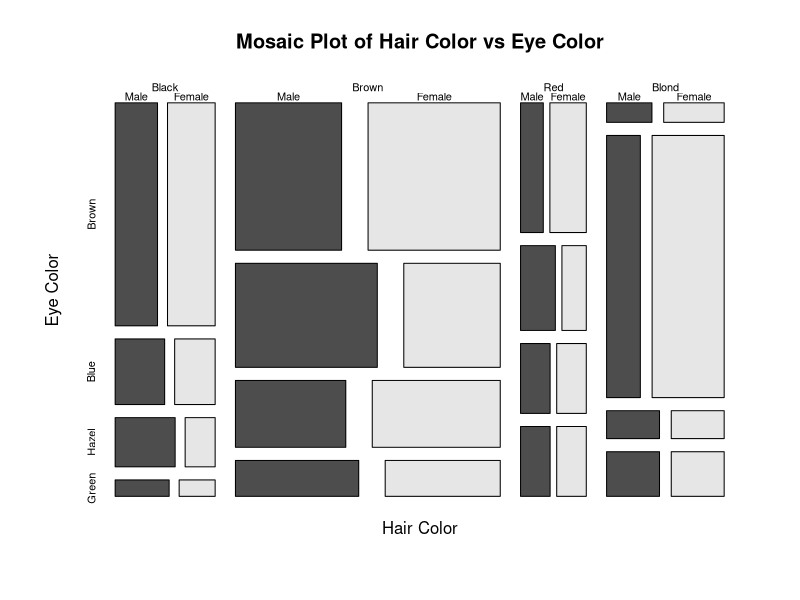

The R source for this figure:
data("HairEyeColor")
HairEyeColor
hair_eye_df <- as.data.frame(HairEyeColor)
mosaicplot(HairEyeColor,
 main = "Mosaic Plot of Hair Color vs Eye Color",
 xlab = "Hair Color",
 ylab = "Eye Color",
 color = TRUE) 
